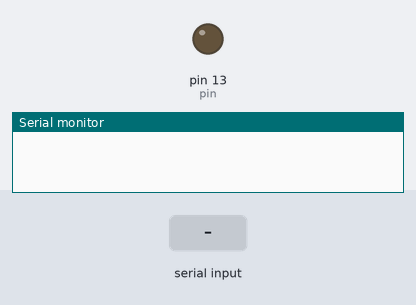
This sketch was run on a simulated Arduino Uno, built with avr-gcc and run on an emulated ATmega328P. Shown: output pins drawn as LEDs (lit = HIGH), the last lines printed to the serial monitor. Dashed ring = blinking. The inputs (shaded band) are chosen by the test bench.

Above: at 1.2 s.
1.3 s: "t" received over Serial
At 1.7 s:
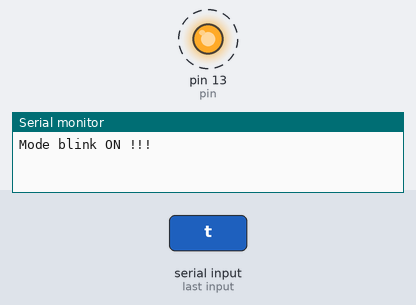
4.3 s: "a" received over Serial
At 5.0 s:
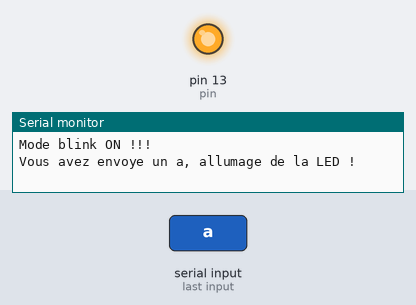
5.8 s: "z" received over Serial
At 6.1 s:
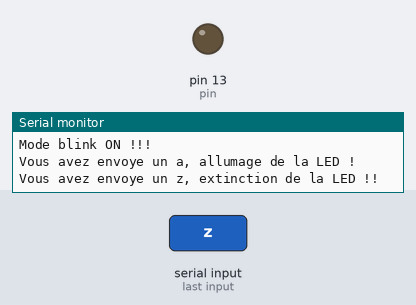
Timing chart, 0 to 8.8 s (numbered marks = the images above; inputs shaded):
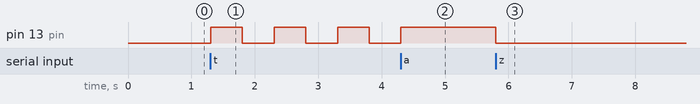

Measured:
- after the input at 1.3 s, pin 13 (pin): alternates HIGH for 0.50 s and LOW for 0.50 s, starting at once
- after the input at 4.3 s, pin 13 (pin): goes on until 4.3 s, then stays HIGH
- after the input at 5.8 s, pin 13 (pin): HIGH → LOW at once

The sketch:

lecture_et_interaction_avec_le_serial.ino
```cpp
int lastByte;
char possibles[] = "a - allumage\n"
" z - extincion\n"
" e - affichage du satut\n"
" r - toggle de l'etat\n"
" t - mode blink\n";
int pin = 13;
volatile int state = LOW;
long previousMillis = 0;
boolean blinking = false;
long interval = 500;           // interval at which to blink (milliseconds)

void setup() {
  Serial.begin(9600);
  pinMode(pin, OUTPUT);
//  attachInterrupt(0, blink, CHANGE);
}

void loop() {
  if (Serial.available() > 0)
  {
    lastByte = Serial.read();
    reception(lastByte);
  }
  if (blinking){
    blinkMode();
  }
}

void envoiStatut(int nouveauStatut)
{
  state = nouveauStatut;
  digitalWrite(pin, state);
}

void reception(int test){
  switch(test){
    case 'a':
      blinking = false;
      Serial.println("Vous avez envoye un a, allumage de la LED !");
      envoiStatut(HIGH);
      break;
    case 'z':
      blinking = false;
      Serial.println("Vous avez envoye un z, extinction de la LED !!");
      envoiStatut(LOW);
      break;
    case 'r':
      blinking = false;
      Serial.println("Vous avez envoye un r, toggle de l'etat !");
      changeStatut();
      break;
    case 'e':
      Serial.print("state est egale a : ");
      Serial.println(state);
      break;
    case 't':
      blinking = true;
      Serial.println("Mode blink ON !!!");
      break;
    default:
      Serial.println("Vos posibilites sont : ");
      Serial.println(possibles);
      break;
  }
}

void changeStatut()
{
  envoiStatut(!state);
}

void blinkMode()
{
  unsigned long currentMillis = millis();

  if(currentMillis - previousMillis > interval) {
    // save the last time you blinked the LED
    previousMillis = currentMillis;

    // if the LED is off turn it on and vice-versa:
    if (state == LOW)
      state = HIGH;
    else
      state = LOW;

    // set the LED with the ledState of the variable:
    envoiStatut(state);
  }
}
```
